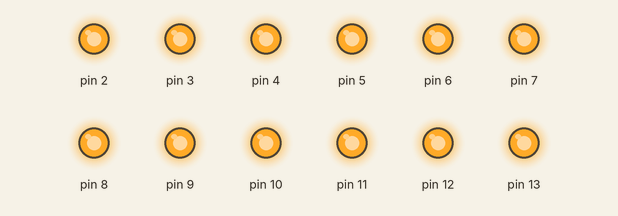
A sketch run on a simulated Arduino Uno, built with avr-gcc and run on an emulated ATmega328P. On the bench: output pins drawn as LEDs (lit = HIGH).

Above: at 0.1 s.
At 0.7 s:
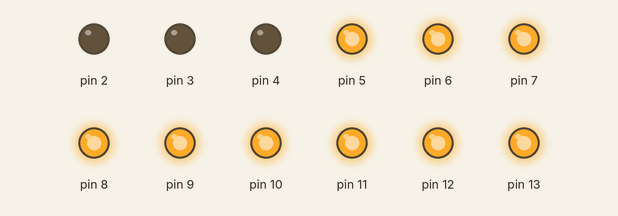
At 1.5 s:
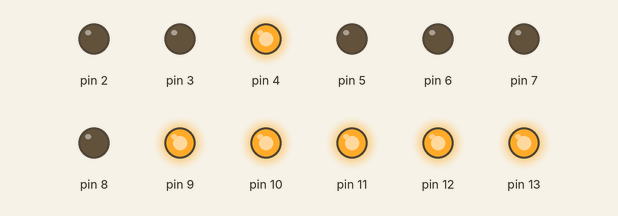
At 3.1 s:
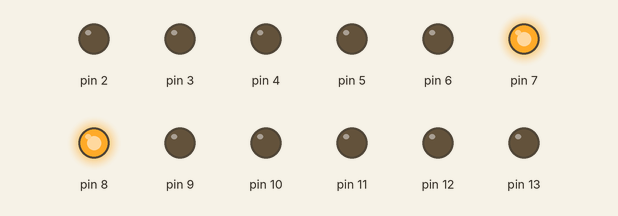
At 4.5 s:
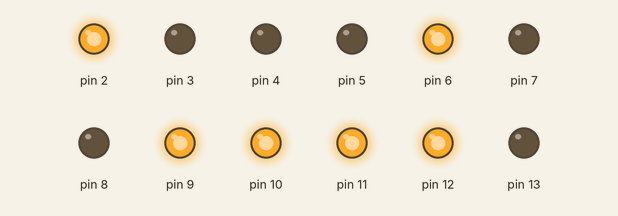
At 6.1 s:
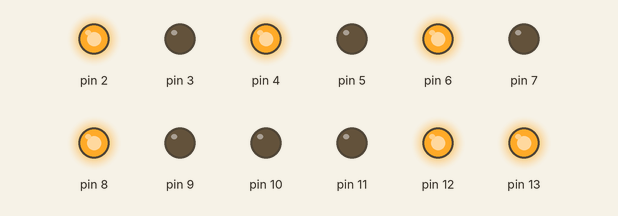
Timing chart, 0 to 6.4 s (numbered marks = the images above):
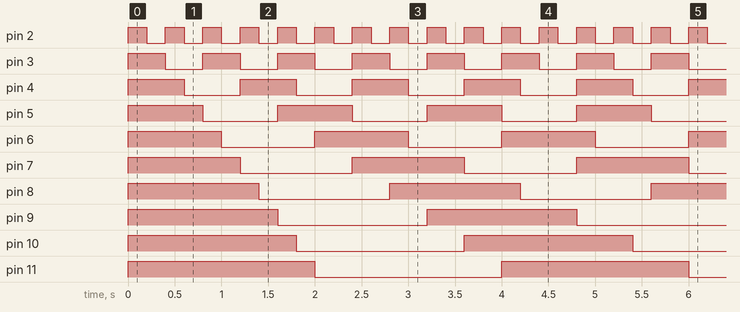

The sketch:

MultiTaskBlinker.ino
```cpp
/*
  Kooperatives Multitasking
  LED - Blinker

  Version 1.00, 13.02.2021
  Der Hobbyelektroniker
  https://community.hobbyelektroniker.ch
  https://www.youtube.com/c/HobbyelektronikerCh
  Der Code kann mit Quellenangabe frei verwendet werden.
*/

#include "SimpleArduinoTask.h"

// Klasse für eine blinkende LED
class Blink : public SimpleArduinoTask {
  public:
    void setup(int pin, unsigned long pause) {
      _pin = pin;
      _pause = pause;
      pinMode(_pin,OUTPUT);
      digitalWrite(_pin,LOW);
    }

    void loop() {
      digitalWrite(_pin,!digitalRead(_pin));
      delay(_pause);
    }

  private:
    int _pin;
    unsigned long _pause;
};


// LED - Instanzen erstellen
const int anzahl = 12;
Blink blink[anzahl];


void setup() {
  for (int i=0; i<anzahl; i++) {
    blink[i].setup(i+2,(i+1)*200);
    blink[i].start();
  }
}

void loop() {
  for (int i=0; i<anzahl; i++) blink[i].tic();
}
```

SimpleArduinoTask.h
```cpp
/*
  Klasse für ein einfaches kooperatives Multitasking

  Version 1.00, 10.02.2021
  Der Hobbyelektroniker
  https://community.hobbyelektroniker.ch
  https://www.youtube.com/c/HobbyelektronikerCh
  Der Code kann mit Quellenangabe frei verwendet werden.
*/

class SimpleArduinoTask {
  public:

    // Task starten
    void start() {
      _delay = 0;
      _run = true;
    }

    // Task beenden
    void stop() {
      _run = false;
    }

    // Ist der Task aktiv?
    bool isRunning() {
      return (_run);
    }

    // Nicht blockierendes delay()
    void delay(unsigned long ms) {
      _startTime = millis();
      _delay = ms;
    }

    // Das muss regelmässig aufgerufen werden
    void tic() {
      if (_delay) {
        if ((unsigned long)millis() - _startTime < _delay) return;
        _delay = 0;
      }
      loop();
    }

    // In einer abgeleiteten Klasse wird hier die Funktionalität implementiert
    virtual void loop() {
      stop();
    }

  private:
    bool _run = false;
    unsigned long _delay, _startTime;

};
```

Measured:
- by itself, pin 2: alternates HIGH for 0.20 s and LOW for 0.20 s
- by itself, pin 3: alternates HIGH for 0.40 s and LOW for 0.40 s
- by itself, pin 4: alternates HIGH for 0.60 s and LOW for 0.60 s
- by itself, pin 5: alternates HIGH for 0.80 s and LOW for 0.80 s
- by itself, pin 6: alternates HIGH for 1.0 s and LOW for 1.0 s
- by itself, pin 7: alternates HIGH for 1.2 s and LOW for 1.2 s
- by itself, pin 8: alternates HIGH for 1.4 s and LOW for 1.4 s
- by itself, pin 9: alternates HIGH for 1.6 s and LOW for 1.6 s
